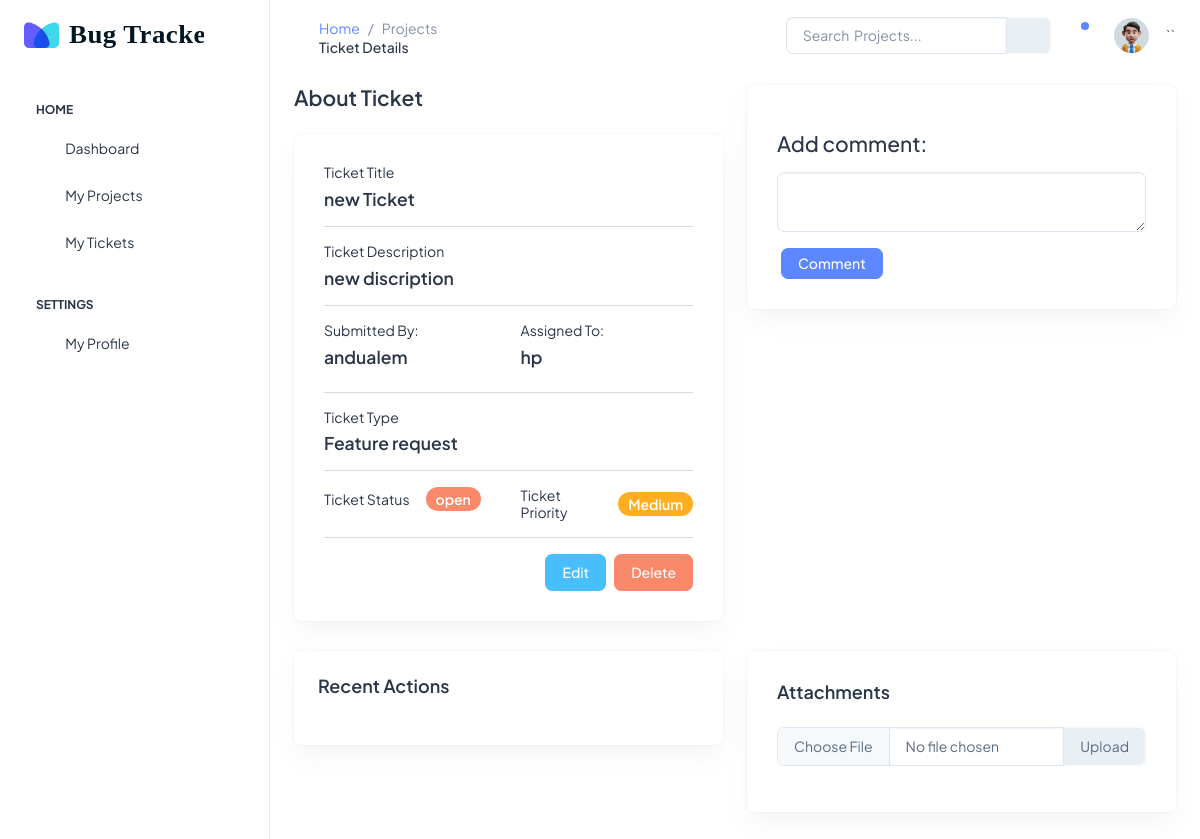
Page /tickets/2/details on the earlier database version.
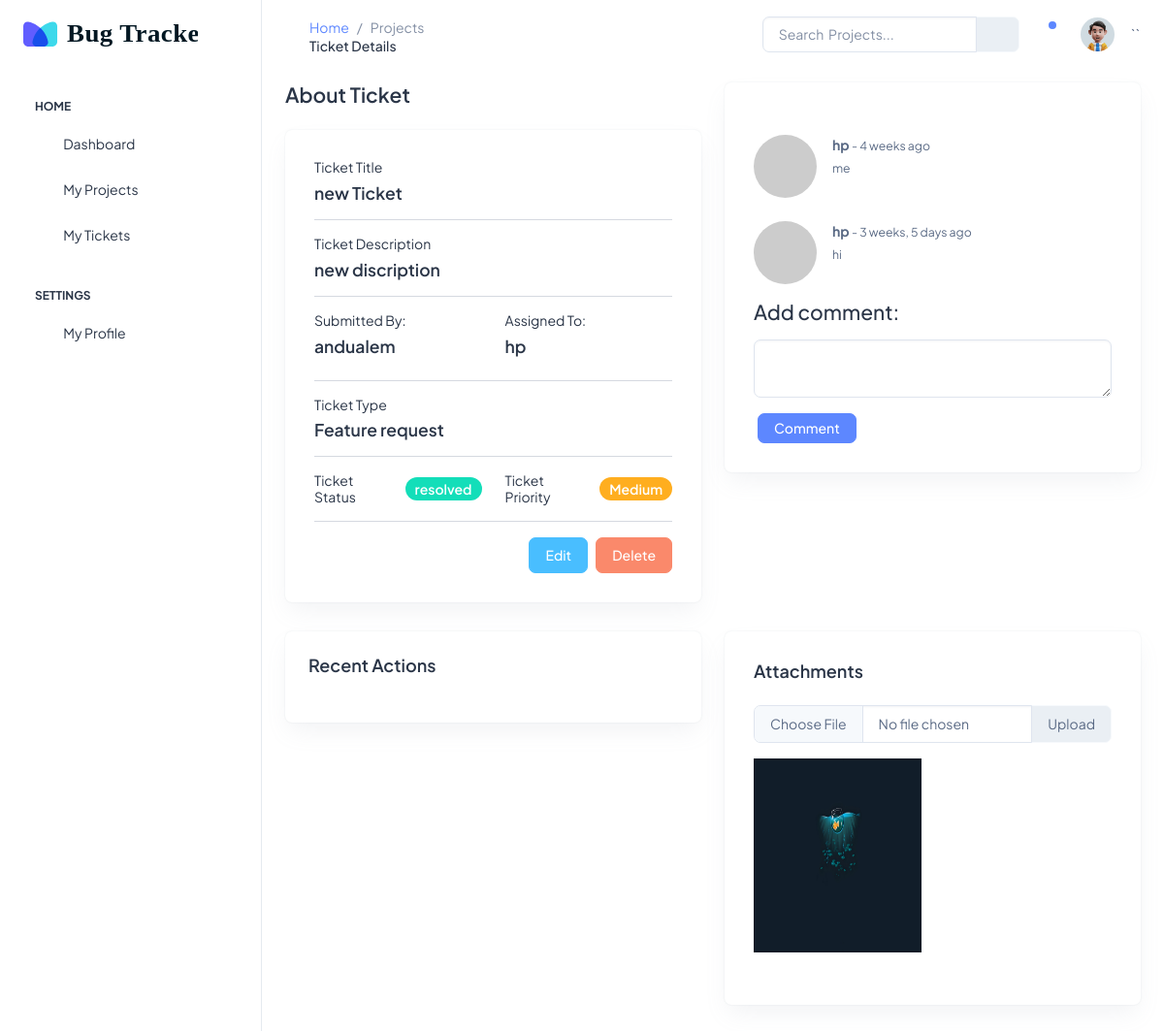
Same page on the later database version.
### tickets/models.py (models this page shows, shortened)
class Ticket(models.Model):
    ORDER_STATUS = (
        ("new", "new"),
        ("open", "open"),
        ("inprogress", "inprogress"),
        ("resolved", "resolved"),
        ("additional information required", "additional information required"),
    )
    PRIORITY = (
        ("None", "None"),
        ("Low", "Low"),
        ("Medium", "Medium"),
        ("High", "High"),
    )
    TYPE = (
        ("Bugs/Errors", "Bugs/Errors"),
        ("Feature request", "Feature Request"),
        ("Other Comments", "Other Comments"),
        ("Traning/documents request", "Traning/documents Request"),
    )
    title = models.CharField(max_length=200)
    description = models.TextField()
    status = models.CharField(max_length=40, choices=ORDER_STATUS)
    priority = models.CharField(max_length=40, choices=PRIORITY)
    type = models.CharField(max_length=40, choices=TYPE)
    project = models.ForeignKey(to=Project, on_delete=models.CASCADE)
    submitter = models.ForeignKey(
        to=User, related_name="submitter", on_delete=models.CASCADE
    )
    developer = models.ForeignKey(
        to=User,
        related_name="developer",
        on_delete=models.CASCADE,
    )
    created_at = models.DateTimeField(auto_now_add=True)
    updated_at = models.DateTimeField(auto_now=True)

class Comment(models.Model):
    commenter = models.ForeignKey(to=User, null=True, on_delete=models.CASCADE)
    comment = models.TextField()
    created_at = models.DateTimeField(auto_now_add=True)
    updated_at = models.DateTimeField(auto_now=True)
    ticket = models.ForeignKey(to=Ticket, on_delete=models.CASCADE, blank=True)
    class Meta:
        ordering = ["created_at"]

class Attachment(models.Model):
    image = models.ImageField(null=True, blank=True, upload_to="attachments/")
    ticket = models.ForeignKey(to=Ticket, on_delete=models.CASCADE)

### users/models.py (models this page shows)
class User(AbstractUser):
    ROLE_CHOICES = (
        ("Developer", "Developer"),
        ("Project Manager", "Project Manager"),
        ("Submitter", "Submitter"),
        ("Admin", "Admin"),
    )
    role = models.CharField(
        max_length=40, default="Developer", choices=ROLE_CHOICES, blank=True, null=True
    )

### tickets/views.py (the view, shortened to what this page needs)
class TicketDetailView(View):
    def get(self, request, *args, **kwargs):
        view = TicketDisplay.as_view()
        return view(request, *args, **kwargs)

### tickets/forms.py
class CommentForm(forms.ModelForm):
    class Meta:
        model = Comment
        fields = ["comment"]
    def __init__(self, *args, **kwargs):
        self.request = kwargs.pop("request", None)
        super(CommentForm, self).__init__(*args, **kwargs)
        for visible in self.visible_fields():
            visible.field.widget.attrs["class"] = "form-control"
            visible.field.widget.attrs["rows"] = "0"

### tickets/views.py (called while the page is built, shortened)
    def get_context_data(self, **kwargs):
        context = super().get_context_data(**kwargs)
        actions = {0: "create", 1: "update", 2: "delete", 3: "Access"}
        images = Attachment.objects.filter(ticket=kwargs["object"].id)
        histories = LogEntry.objects.filter(object_id=kwargs["object"].id)
        context["form"] = CommentForm()
        history_list = []
        context["images"] = images
        context["histories"] = history_list
        return context

### tickets/templates/tickets/detail_ticket.html (shortened to what the changed rows need)
{% extends 'base.html' %}
{% load static %}
{% block content %}
<div class="row">
    <div class="col-md-6">
        <div class="card">
            <div class="card-body">
                <h6 class="fw-normal mb-2">Ticket Title</h6>
                <h5 class="fw-semibold">{{ticket.title}}</h5>
                <hr />
                <h6 class="fw-normal mb-2">Ticket Description</h6>
                <h5 class="fw-semibold">{{ticket.description}}</h5>
                <hr />
                <div class="row">
                    <div class="col">
                        <h6 class="fw-normal mb-2">Submitted By:</h6>
                        <h5 class="fw-semibold">{{ticket.submitter}}</h5>
                    </div>
                    <div class="col">
                        <h6 class="fw-normal mb-2">Assigned To:</h6>
                        <h5 class="fw-semibold">{{ticket.developer}}</h5>
                    </div>
                </div>
                <hr />
                <h6 class="fw-normal mb-2">Ticket Type</h6>
                <h5 class="fw-semibold">{{ticket.type}}</h5>
                <hr />
                <div class="row">
                    <div class="col">
                        <div class="d-flex align-items-center">
                            <h6 class="fw-normal me-3 mb-0">Ticket Status</h6>
                            {% include "tickets/partials/_status.html"%}
                        </div>
                    </div>
                    <div class="col">
                        <div class="d-flex align-items-center">
                            <h6 class="fw-normal me-3 mb-0">Ticket Priority</h6>
                            {% include "tickets/partials/_priority.html"%}
                        </div>
                    </div>
                </div>
                <hr />
                <div
                    class="d-flex align-items-center justify-content-end gap-2"
                >
                    <a
                        href="{% url 'update_ticket' ticket.id %}"
                        class="btn btn-secondary"
                        >Edit</a
                    >
                    <button
                        class="btn btn-danger"
                        data-bs-toggle="modal"
                        data-bs-target="#ticketdelete"
                    >
                    </button>
                </div>
            </div>
        </div>
    </div>
    <div class="col-md-6">
        <div class="card">
            <div class="card-body">
                <div class="my-3">
                    {% for comment in ticket.comment_set.all %}
                    <div class="d-flex flex-start mt-4">
                        <a class="me-3" href="#">
                            <img
                                class="rounded-circle shadow-1-strong"
                                src="https://picsum.photos/200"
                                alt="avatar"
                                width="65"
                                height="65"
                            />
                        </a>
                        <div class="flex-grow-1 flex-shrink-1">
                            <div>
                                <div
                                    class="d-flex justify-content-between align-items-center"
                                >
                                    <p class="mb-1">
                                        <strong> {{ comment.commenter}}</strong
                                                >
                                        <span class="small"
                                            >-
                                            {{ comment.created_at|timesince }} ago</span
                                        >
                                    </p>
                                </div>
                                <p class="small mb-0">{{ comment.comment}}</p>
                            </div>
                        </div>
                    </div>
                    {% endfor %}
                </div>
                <div class="">
                    <form class="" action="" method="POST">
                        {% csrf_token %} {% for field in form %}
                        <div
                            class="form-group mb-3 {% if field.errors %} errors {% endif %}"
                        >
                            {{ field }} {{ field.errors }}
                        </div>
                        {% endfor %}
                    </form>
                </div>
            </div>
        </div>
    </div>
</div>
<div class="row">
    <div class="col-md-6">
        <div class="card">
            <div class="card-body">
                <div class="row">
                    {% for image in images%}
                    <img
                        class="col-md-6 mb-4"
                        height="200"
                        src="{{image.image.url}}"
                        alt=""
                    />
                    {% endfor %}
                </div>
            </div>
        </div>
    </div>
</div>
{% endblock content %}

### tickets/templates/tickets/partials/_status.html
<span
class="badge
{% if  ticket.status == "new"%}
bg-primary
{% elif ticket.status == "open" %}
bg-danger
{% elif ticket.status == "inprogress" %}
bg-warning
{% elif ticket.status == "resolved" %}
bg-success
{% elif ticket.status == "additional information required" %}
bg-info
{% endif %}
rounded-3 fw-semibold"
>{{ticket.status}}</span
>

### tickets/templates/tickets/partials/_priority.html
<span
class="badge
{% if  ticket.priority == "None"%}
bg-primary
{% elif ticket.priority == "Low" %}
bg-info
{% elif ticket.priority == "Medium" %}
bg-warning
{% elif ticket.priority == "High" %}
bg-danger
{% endif %}
rounded-3 fw-semibold"
>{{ticket.priority}}</span
>

Differences in the rows shown:
changed Ticket "new Ticket": status "open" → "resolved"
added Comment: commenter "hp", created_at "4 weeks", comment "me"
added Comment: commenter "hp", created_at "3 weeks, 5 days", comment "hi"
added Attachment: image (picture)
